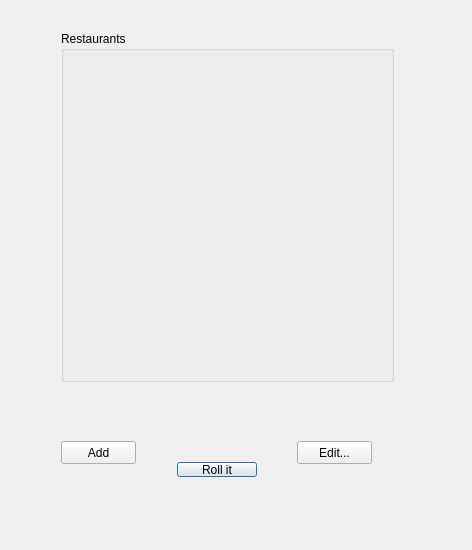
<?xml version="1.0" encoding="UTF-8"?>
<ui version="4.0">
 <class>MainWindow</class>
 <widget class="QMainWindow" name="MainWindow">
  <property name="geometry">
   <rect>
    <x>0</x>
    <y>0</y>
    <width>472</width>
    <height>550</height>
   </rect>
  </property>
  <property name="windowTitle">
   <string>Restaurant Randomer</string>
  </property>
  <widget class="QWidget" name="centralWidget">
   <widget class="QGroupBox" name="restGroup">
    <property name="geometry">
     <rect>
      <x>61</x>
      <y>31</y>
      <width>333</width>
      <height>351</height>
     </rect>
    </property>
    <property name="title">
     <string>Restaurants</string>
    </property>
   </widget>
   <widget class="QWidget" name="layoutWidget">
    <property name="geometry">
     <rect>
      <x>50</x>
      <y>430</y>
      <width>333</width>
      <height>58</height>
     </rect>
    </property>
    <layout class="QVBoxLayout" name="verticalLayout">
     <item>
      <layout class="QHBoxLayout" name="horizontalLayout">
       <item alignment="Qt::AlignLeft">
        <widget class="QPushButton" name="addBtn">
         <property name="minimumSize">
          <size>
           <width>75</width>
           <height>23</height>
          </size>
         </property>
         <property name="text">
          <string>Add</string>
         </property>
         <property name="autoDefault">
          <bool>true</bool>
         </property>
         <property name="default">
          <bool>false</bool>
         </property>
        </widget>
       </item>
       <item>
        <spacer name="addEditSpacer">
         <property name="minimumSize">
          <size>
           <width>167</width>
           <height>23</height>
          </size>
         </property>
         <property name="orientation">
          <enum>Qt::Horizontal</enum>
         </property>
         <property name="sizeHint" stdset="0">
          <size>
           <width>40</width>
           <height>20</height>
          </size>
         </property>
        </spacer>
       </item>
       <item alignment="Qt::AlignRight">
        <widget class="QPushButton" name="editBtn">
         <property name="enabled">
          <bool>true</bool>
         </property>
         <property name="minimumSize">
          <size>
           <width>75</width>
           <height>23</height>
          </size>
         </property>
         <property name="text">
          <string>Edit...</string>
         </property>
         <property name="checkable">
          <bool>true</bool>
         </property>
         <property name="autoDefault">
          <bool>true</bool>
         </property>
         <property name="default">
          <bool>false</bool>
         </property>
        </widget>
       </item>
      </layout>
     </item>
     <item>
      <layout class="QHBoxLayout" name="horizontalLayout_2">
       <item>
        <spacer name="horizontalSpacer">
         <property name="orientation">
          <enum>Qt::Horizontal</enum>
         </property>
         <property name="sizeHint" stdset="0">
          <size>
           <width>40</width>
           <height>20</height>
          </size>
         </property>
        </spacer>
       </item>
       <item>
        <widget class="QPushButton" name="rollBtn">
         <property name="minimumSize">
          <size>
           <width>75</width>
           <height>0</height>
          </size>
         </property>
         <property name="text">
          <string>Roll it</string>
         </property>
         <property name="autoDefault">
          <bool>true</bool>
         </property>
         <property name="default">
          <bool>true</bool>
         </property>
        </widget>
       </item>
       <item>
        <spacer name="horizontalSpacer_2">
         <property name="orientation">
          <enum>Qt::Horizontal</enum>
         </property>
         <property name="sizeHint" stdset="0">
          <size>
           <width>40</width>
           <height>20</height>
          </size>
         </property>
        </spacer>
       </item>
      </layout>
     </item>
    </layout>
   </widget>
  </widget>
 </widget>
 <layoutdefault spacing="6" margin="11"/>
 <tabstops>
  <tabstop>addBtn</tabstop>
  <tabstop>editBtn</tabstop>
  <tabstop>rollBtn</tabstop>
 </tabstops>
 <resources/>
 <connections/>
</ui>
